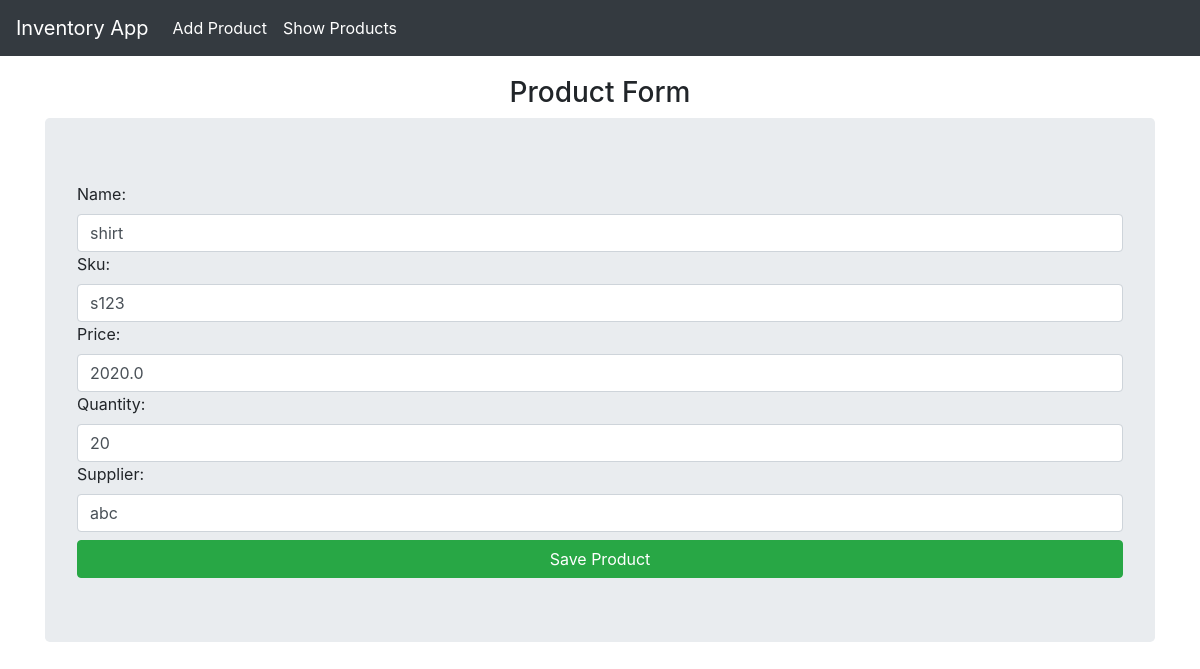
The app's page /update/2/ with its own data.
### invApp/models.py (models this page shows, shortened)
class Product(models.Model):
    product_id = models.AutoField(primary_key=True)
    name = models.CharField(max_length=100)
    sku = models.CharField(max_length=50, unique=True)
    price = models.FloatField()
    quantity = models.IntegerField()
    supplier = models.CharField(max_length=100)

### invApp/views.py (the view)
# urls.py: path('update/<int:product_id>/', views.product_update_view, name='product_update'),
def product_update_view(request, product_id):
    product = Product.objects.get(product_id=product_id)
    form = ProductForm(instance=product)
    if request.method == 'POST':
        form = ProductForm(request.POST, instance=product)
        if form.is_valid():
            form.save()
            return redirect('product_list')
    return render(request, 'invApp/product_form.html', {'form':form})

### invApp/forms.py
class ProductForm(forms.ModelForm):
    class Meta:
        model = Product
        fields = '__all__'
        label = {
            'product_id': 'Product ID',
            'name': 'Name',
            'sku': 'SKU',
            'price': 'Price',
            'quantity': 'Quantity',
            'supplier': 'Supplier',
        }
        widgets = {
            'product_id': forms.NumberInput(attrs={'placeholder':'e.g. 1', 'class':'form-control'}),
            'name': forms.TextInput(attrs={'placeholder':'e.g. shirt', 'class':'form-control'}),
            'sku': forms.TextInput(attrs={'placeholder':'e.g. S12345', 'class':'form-control'}),
            'price': forms.NumberInput(attrs={'placeholder':'e.g. 99.99', 'class':'form-control'}),
            'quantity': forms.NumberInput(attrs={'placeholder':'e.g. 10', 'class':'form-control'}),
            'supplier': forms.TextInput(attrs={'placeholder':'e.g. XYZ Corp', 'class':'form-control'}),
        }

### invApp/templates/invApp/product_form.html (shortened to what this page needs)
{% extends "invApp/layout.html" %}
{% block content %}
    <h3 class="text-center">Product Form</h3>
    <form class="jumbotron" method="POST">
        {{ form }}
        <button  class="btn mt-2 btn-success btn-block" type="submit"> Save Product </button>
    </form>
{% endblock %}

### invApp/templates/invApp/layout.html (style rules this page uses)
body { padding-top: 56px; }

### records on screen
Product: name "shirt", sku "s123", price "2020.0", quantity "20", supplier "abc"
